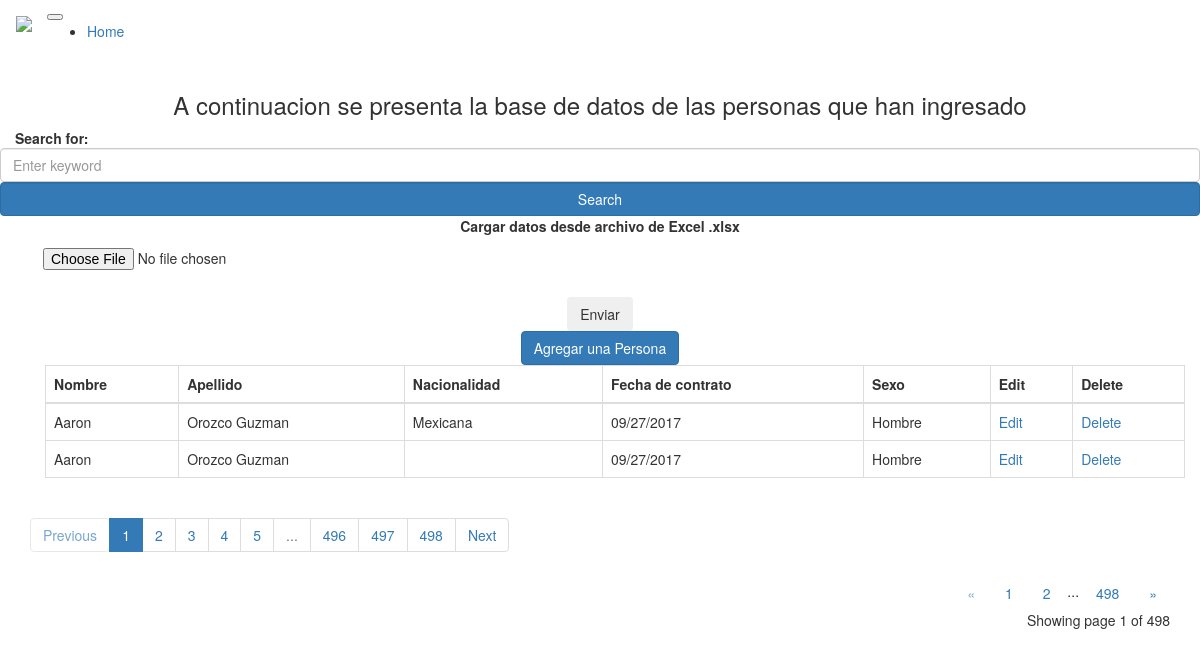
The app's page /, older data.
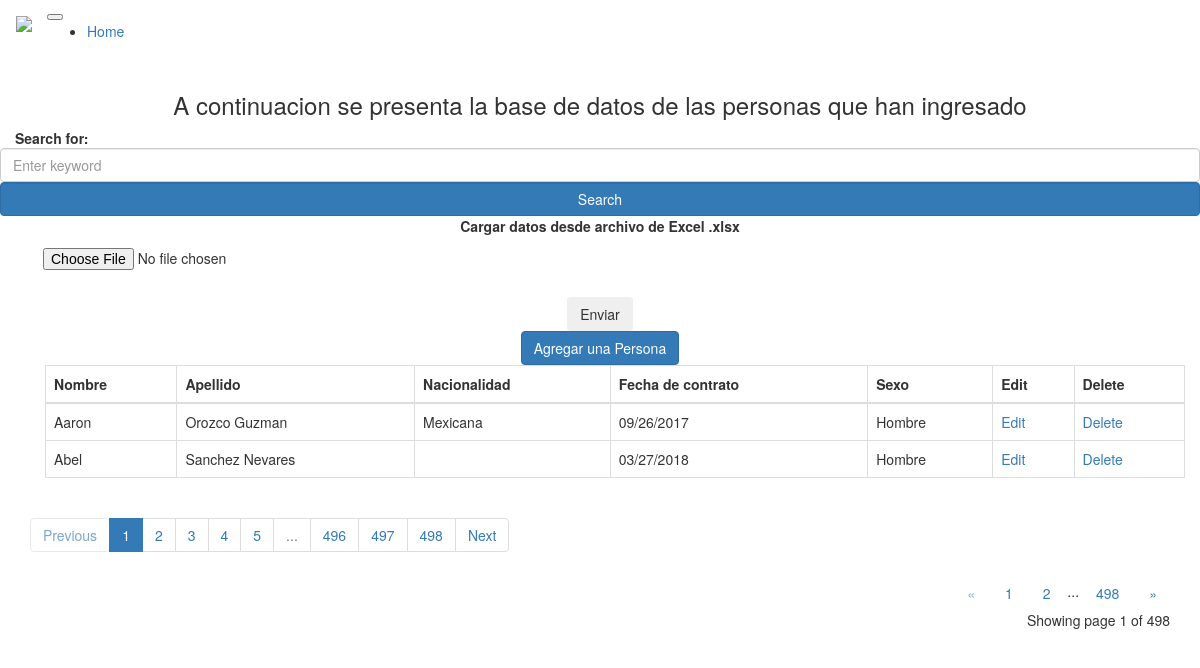
The same page, newer data.
### main.py (models this page shows)
class Person(db.Model):
    id = db.Column(db.Integer, primary_key=True)
    nombre = db.Column(db.String(80), nullable=False)
    apellido = db.Column(db.String(80), nullable=False)
    nacionalidad = db.Column(db.String(50), nullable=False)
    fecha_contrato = db.Column(db.String(50), nullable=False)
    sexo = db.Column(db.String(50), nullable=False)

### main.py (the view)
@app.route("/", methods=["GET", "POST"])
def home():
    page = request.args.get('page', 1, type=int)
    all_people = Person.query.order_by(Person.nombre).paginate(page=page, per_page=ROWS_PER_PAGE)
    if request.method == "POST" and "tag" in request.form:
        tag = request.form["tag"]
        all_people = Person.query.filter(Person.nombre.like(f'%{tag}%')).paginate(per_page=ROWS_PER_PAGE, error_out=False)
        return render_template("index.html", people=all_people, tag=tag)
    return render_template("index.html", people=all_people)

### templates/index.html (shortened to what the changed rows need)
{% extends 'bootstrap/base.html' %}
{% block content %}
<div class="container mt-5">
  <h3 class="text-center">A continuacion se presenta la base de datos de las personas que han ingresado</h3>
    <div class="row">
      <div class="col-8">
      </div>
      <div class="col-4">
      </div>
    </div>
    <form class="text-center" action="/uploader" method="POST" enctype="multipart/form-data">
      <div class="col-auto mt-5 p-0">
      </div>
      <div class="col-12 d-flex justify-content-center flex-wrap">
      </div>
    </form>
    <div class="text-center mb-5 mt-4">
      <a href="{{url_for('add_person')}}" class="btn btn-primary">Agregar una Persona</a>
    </div>
    <div class='container table-responsive mt-3' >
      <table class="table table-bordered table-hover">
        <thead class="thead-dark">
          <tr>
            <th scope="col">Nombre</th>
            <th scope="col">Apellido</th>
            <th scope="col">Nacionalidad</th>
            <th scope="col">Fecha de contrato</th>
            <th scope="col">Sexo</th>
            <th scope="col">Edit</th>
            <th scope="col">Delete</th>
          </tr>
        </thead>
        <tbody>
        {% for person in people.items  %}
          <tr>
            <td>{{person.nombre.title()}}</td>
            <td>{{person.apellido.title()}}</td>
            <td>{{person.nacionalidad.capitalize()}}</td>
            <td>{{person.fecha_contrato}}</td>
            <td>{{person.sexo.capitalize()}}</td>
            <td><a href="{{url_for('edit_person', id=person.id)}}" class="button">Edit</a></td>
            <td><a href="{{url_for('delete_person', id=person.id)}}" class="button">Delete</a></td>
          </tr>
        {% endfor %}
        </tbody>
      </table>
    </div>
    <nav aria-label="Page navigation example">
      <ul class="pagination">
        {% for page in people.iter_pages(left_edge=3, right_edge=3) %}
          {% if page %}
            {% if page==people.page %}
              <li class="page-item active"><a class="page-link" href="{{url_for("home", page=page)}}">{{page}}</a></li>
            {% else %}
              <li class="page-item"><a class="page-link" href="{{url_for("home", page=page)}}">{{page}}</a></li>
            {% endif %}
          {% else %}
            <li class="page-item disabled" id="example_ellipsis"><a class="page-link" href="#">...</a></li>
          {% endif %}
        {% endfor %}
      </ul>
    </nav>
    <div class="text-right">
        <a href="{{ url_for('home', page=people.prev_num) }}"
          class="btn btn-outline-dark
          {% if people.page == 1 %}disabled{% endif %}">
            &laquo;
        </a>
        {% for page_num in people.iter_pages(left_edge=1, right_edge=1, left_current=1, right_current=2) %}
          {% if page_num %}
            {% if people.page == page_num %}
            <a href="{{ url_for('home', page=page_num) }}"
              class="btn btn-dark">
                {{ page_num }}
            </a>
            {% else %}
            <a href="{{ url_for('home', page=page_num) }}"
              class="btn btn-outline-dark">
                {{ page_num }}
            </a>
            {% endif %}
          {% else %}
            ...
          {% endif %}
        {% endfor %}
        <a href="{{ url_for('home', page=people.next_num) }}"
          class="btn btn-outline-dark
          {% if people.page == people.pages %}disabled{% endif %}">
            &raquo;
        </a>
    </div>
    <p class="text-right mt-3">
      Showing page {{ people.page }} of {{ people.pages }}
    </p>
</div>
{% endblock %}

Row changes from the older to the newer data that the page shows:
removed Person: nombre "Aaron", apellido "Orozco Guzman", fecha_contrato "09/27/2017", sexo "Hombre"
changed Person "Aaron": fecha_contrato "09/27/2017" → "09/26/2017"
now on this page (row unchanged): Person: nombre "Abel", apellido "Sanchez Nevares", fecha_contrato "03/27/2018", sexo "Hombre"
